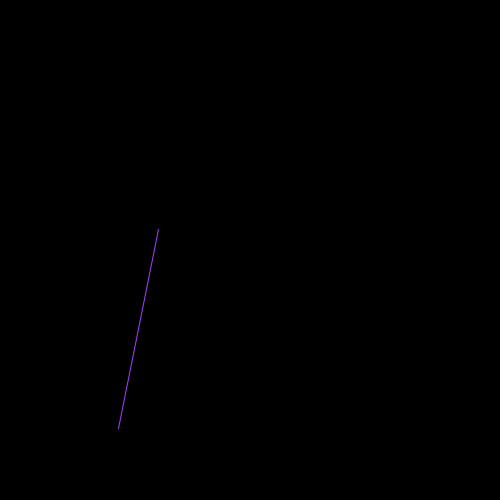
Frame 1 (no input)
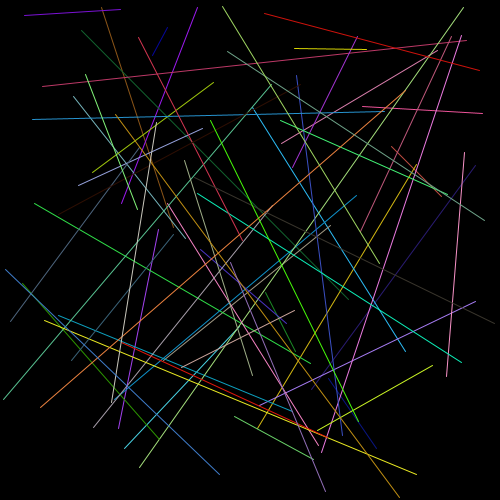
Frame 60 (the mouse pressed at the canvas centre just before this capture)
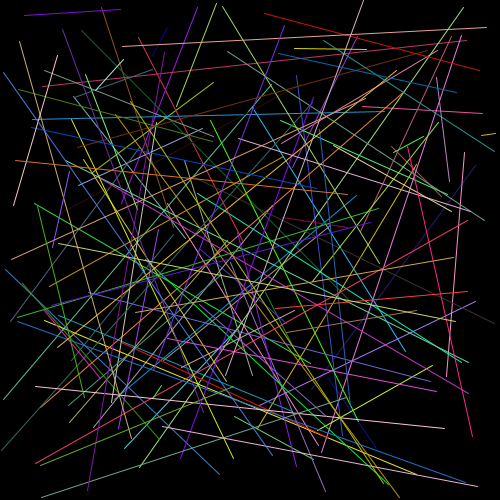
Frame 120 (the mouse held since frame 60 and released just before this capture)

The Processing sketch that drew these frames (run headless with seeded random() and noise(); from frame 60 on, the mouse is pressed at the canvas centre):

// Processing sketch: answer3
// ── answer3.pde
void setup() {
  size(500,500);
  background(0);
}

void draw() {
  float r = random(255);
  float g = random(255);
  float b = random(255);
  if(mouseY <= height/2) {
    stroke(r,g,b);
    line(random(width),random(width), random(height),random(height));
  }
}
